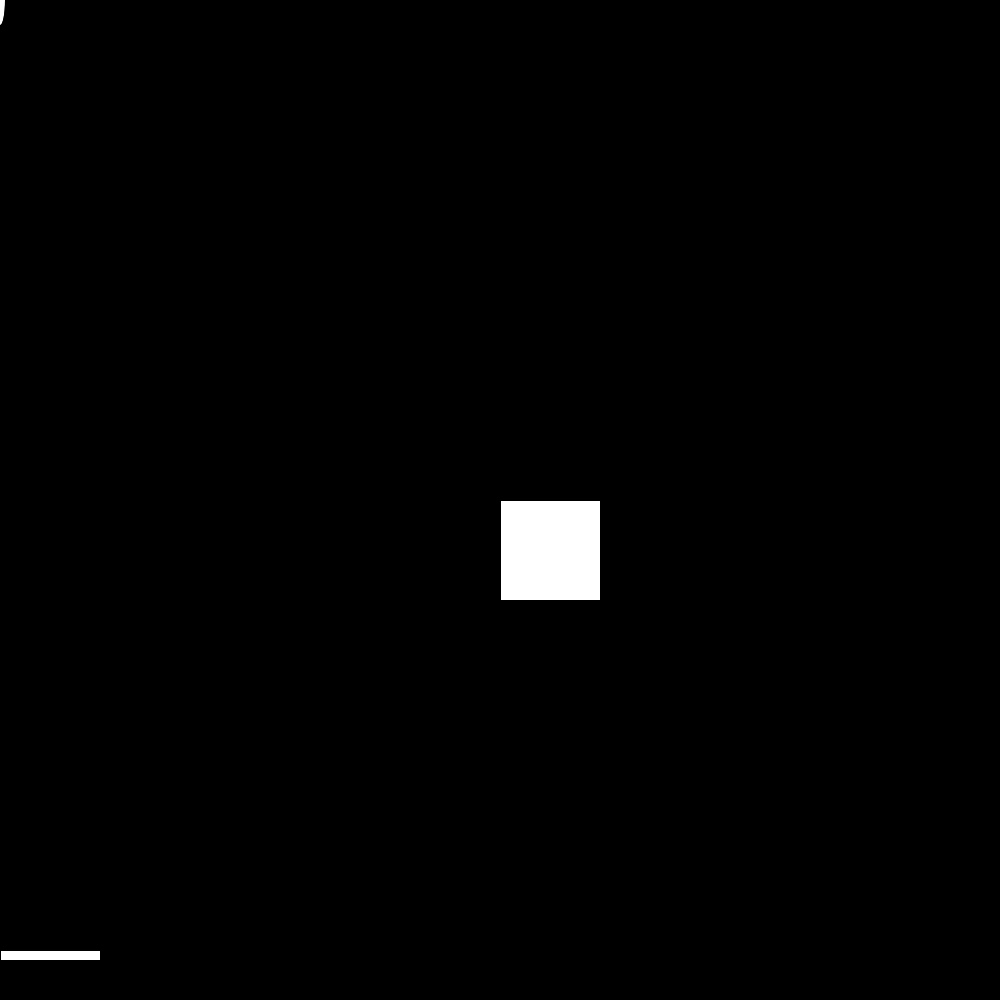
Frame 1 (no input)
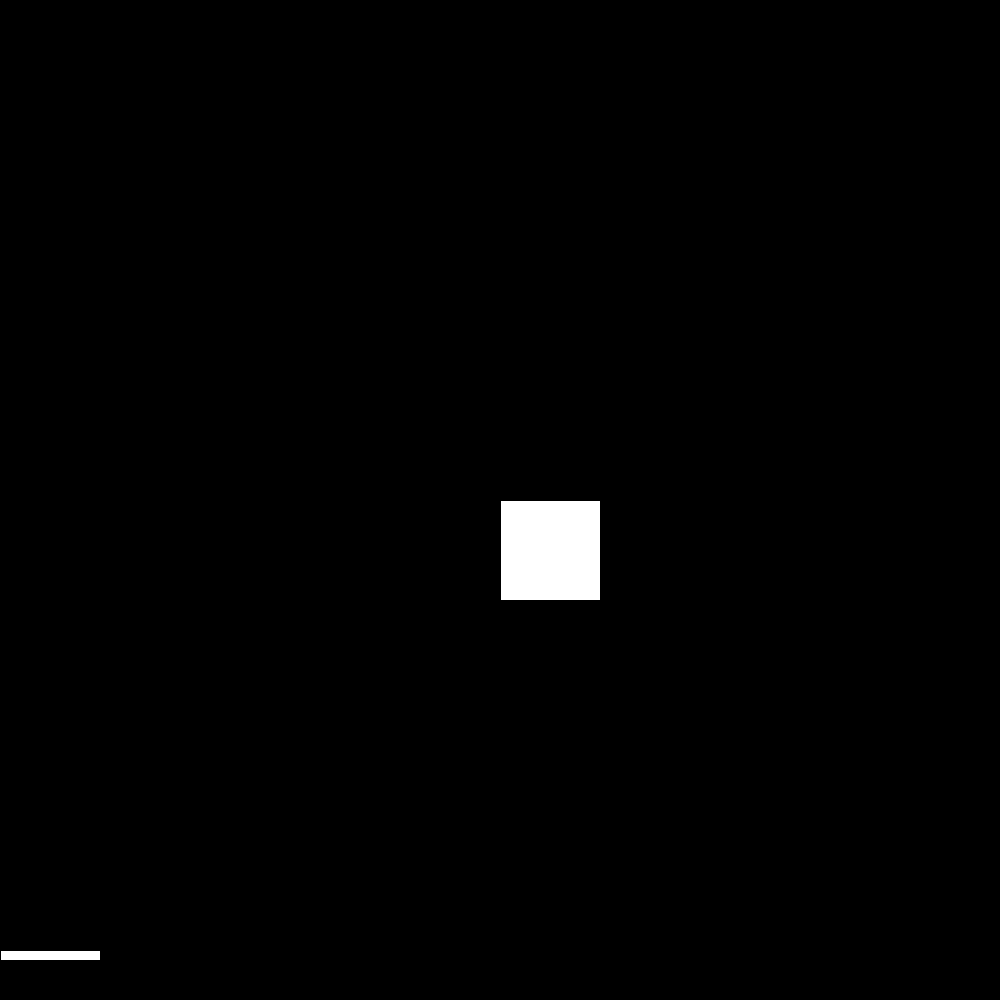
Frame 60 (the mouse pressed at the canvas centre just before this capture)
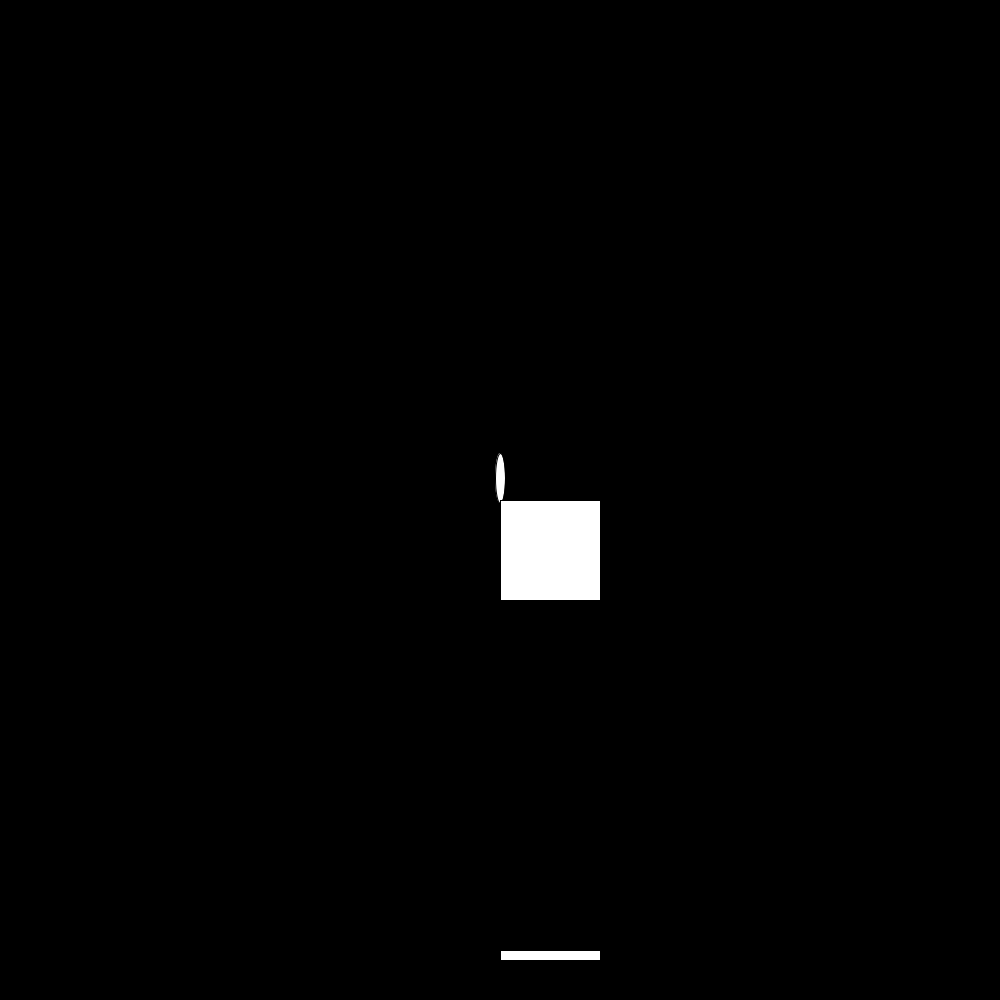
Frame 120 (the mouse held since frame 60 and released just before this capture)

The Processing sketch that drew these frames (run headless with seeded random() and noise(); from frame 60 on, the mouse is pressed at the canvas centre):

// Processing sketch: Pew_pew_game
// ── Pew_pew_game.pde
void setup()
{
  size(1000, 1000);
  noCursor();
}
int by=0;
int bx=0;
int ax=500;
int ay=500;


void draw()
{
  background(0, 0, 0);
  rect(mouseX, 950, 100, 10);
  ellipse(bx, by, 10, 50);  
  by=by-8; 
  rect(ax, ay, 100, 100); 
  if (bx>ax&& bx<ax +100 &&by<ay +100)  
  {   
    ax=(int) random(900);
    ay=(int) random(600);
  }
}
void mousePressed()
{
  bx=mouseX;
  by=950;
}
